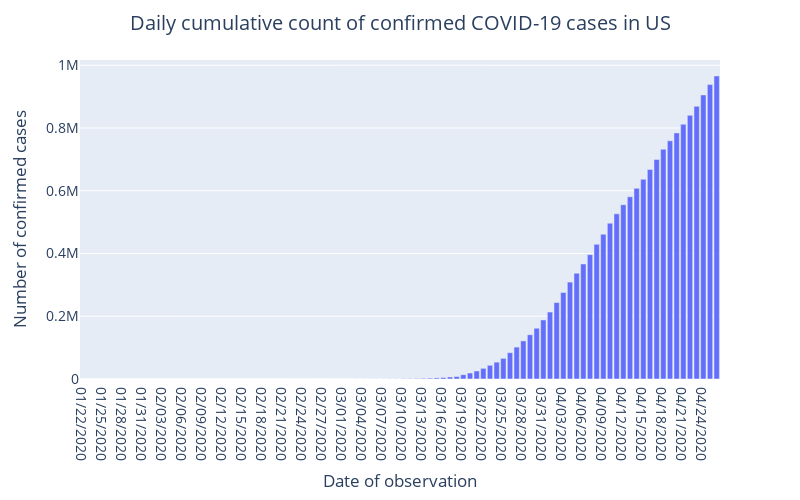
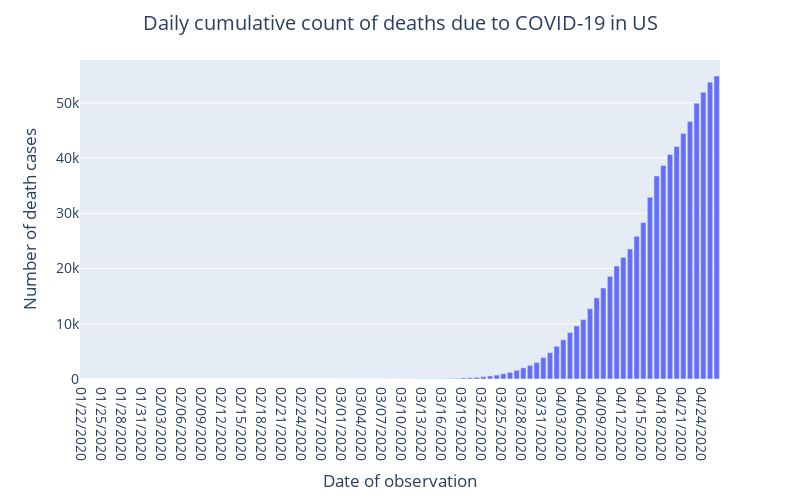
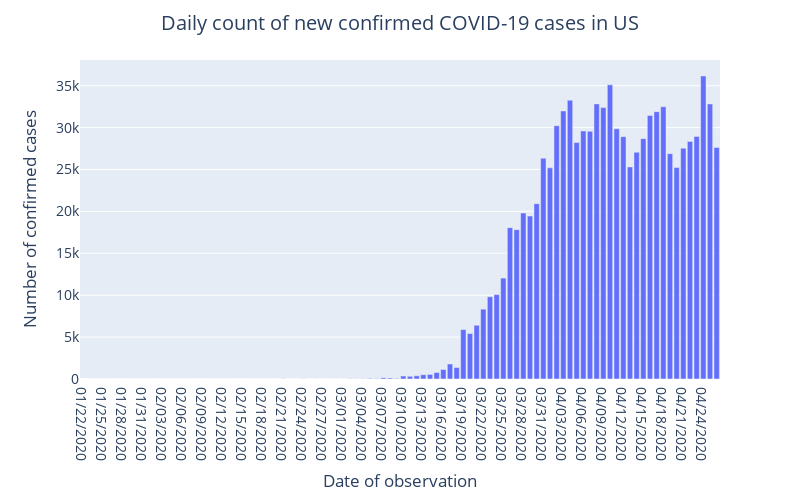

The notebook cell saved with these charts, in order:
### Code cell
# Read the data
#us_data_path = "C:/Users/cmreddy koduru/Downloads/covid19-in-usa"
us_df = pd.read_csv("C:/Users/cmreddy koduru/Downloads/covid19-in-usa/us_covid19_daily.csv")
us_states_df = pd.read_csv("C:/Users/cmreddy koduru/Downloads/covid19-in-usa/us_states_covid19_daily.csv")
us_df["date"] = pd.to_datetime(us_df["date"], format="%Y%m%d")
us_states_df = us_states_df.reindex(index=us_states_df.index[::-1])
us_states_df["date"] = pd.to_datetime(us_states_df["date"], format="%Y%m%d").dt.date.astype(str)
#us_states_df.head()

# US state code to name mapping
state_map_dict = {'AL': 'Alabama',
 'AK': 'Alaska',
 'AS': 'American Samoa',
 'AZ': 'Arizona',
 'AR': 'Arkansas',
 'CA': 'California',
 'CO': 'Colorado',
 'CT': 'Connecticut',
 'DE': 'Delaware',
 'DC': 'District of Columbia',
 'D.C.': 'District of Columbia',
 'FM': 'Federated States of Micronesia',
 'FL': 'Florida',
 'GA': 'Georgia',
 'GU': 'Guam',
 'HI': 'Hawaii',
 'ID': 'Idaho',
 'IL': 'Illinois',
 'IN': 'Indiana',
 'IA': 'Iowa',
 'KS': 'Kansas',
 'KY': 'Kentucky',
 'LA': 'Louisiana',
 'ME': 'Maine',
 'MH': 'Marshall Islands',
 'MD': 'Maryland',
 'MA': 'Massachusetts',
 'MI': 'Michigan',
 'MN': 'Minnesota',
 'MS': 'Mississippi',
 'MO': 'Missouri',
 'MT': 'Montana',
 'NE': 'Nebraska',
 'NV': 'Nevada',
 'NH': 'New Hampshire',
 'NJ': 'New Jersey',
 'NM': 'New Mexico',
 'NY': 'New York',
 'NC': 'North Carolina',
 'ND': 'North Dakota',
 'MP': 'Northern Mariana Islands',
 'OH': 'Ohio',
 'OK': 'Oklahoma',
 'OR': 'Oregon',
 'PW': 'Palau',
 'PA': 'Pennsylvania',
 'PR': 'Puerto Rico',
 'RI': 'Rhode Island',
 'SC': 'South Carolina',
 'SD': 'South Dakota',
 'TN': 'Tennessee',
 'TX': 'Texas',
 'UT': 'Utah',
 'VT': 'Vermont',
 'VI': 'Virgin Islands',
 'VA': 'Virginia',
 'WA': 'Washington',
 'WV': 'West Virginia',
 'WI': 'Wisconsin',
 'WY': 'Wyoming'}

state_code_dict = {v:k for k, v in state_map_dict.items()}
state_code_dict["Chicago"] = 'Illinois'

def correct_state_names(x):
    try:
        return state_map_dict[x.split(",")[-1].strip()]
    except:
        return x.strip()
    
def get_state_codes(x):
    try:
        return state_code_dict[x]
    except:
        return "Others"

covid_19_df = pd.read_csv("C:/Users/cmreddy koduru/Downloads/covid19-in-usa/covid_19_data.csv")
us_covid_df = covid_19_df[covid_19_df["Country/Region"]=="US"]
us_covid_df["Province/State"] = us_covid_df["Province/State"].apply(correct_state_names)
us_covid_df["StateCode"] = us_covid_df["Province/State"].apply(lambda x: get_state_codes(x))

cumulative_df = us_covid_df.groupby("ObservationDate")["Confirmed", "Deaths", "Recovered"].sum().reset_index()

### Plot for number of cumulative covid cases over time
fig = px.bar(cumulative_df, x="ObservationDate", y="Confirmed")
layout = go.Layout(
    title=go.layout.Title(
        text="Daily cumulative count of confirmed COVID-19 cases in US",
        x=0.5
    ),
    font=dict(size=14),
    width=800,
    height=500,
    xaxis_title = "Date of observation",
    yaxis_title = "Number of confirmed cases"
)

fig.update_layout(layout)
fig.show()

### Plot for number of cumulative covid cases over time
fig = px.bar(cumulative_df, x="ObservationDate", y="Deaths")
layout = go.Layout(
    title=go.layout.Title(
        text="Daily cumulative count of deaths due to COVID-19 in US",
        x=0.5
    ),
    font=dict(size=14),
    width=800,
    height=500,
    xaxis_title = "Date of observation",
    yaxis_title = "Number of death cases"
)

fig.update_layout(layout)
fig.show()

### Plot for number of cumulative covid cases over time
cumulative_df["ConfirmedNew"] = cumulative_df["Confirmed"].diff() 
fig = px.bar(cumulative_df, x="ObservationDate", y="ConfirmedNew")
layout = go.Layout(
    title=go.layout.Title(
        text="Daily count of new confirmed COVID-19 cases in US",
        x=0.5
    ),
    font=dict(size=14),
    width=800,
    height=500,
    xaxis_title = "Date of observation",
    yaxis_title = "Number of confirmed cases"
)

fig.update_layout(layout)
fig.show()

### Figure 1 — Plotly figure (JSON) as saved in the notebook; plotly's stock layout.template omitted (floating-point values rounded to 4 significant figures)
{"data": [{"alignmentgroup": "True", "hovertemplate": "ObservationDate=%{x}<br>Confirmed=%{y}<extra></extra>", "legendgroup": "", "marker": {"color": "#636efa"}, "name": "", "offsetgroup": "", "orientation": "v", "showlegend": false, "textposition": "auto", "type": "bar", "x": ["01/22/2020", "01/23/2020", "01/24/2020", "01/25/2020", "01/26/2020", "01/27/2020", "01/28/2020", "01/29/2020", "01/30/2020", "01/31/2020", "02/01/2020", "02/02/2020", "02/03/2020", "02/04/2020", "02/05/2020", "02/06/2020", "02/07/2020", "02/08/2020", "02/09/2020", "02/10/2020", "02/11/2020", "02/12/2020", "02/13/2020", "02/14/2020", "02/15/2020", "02/16/2020", "02/17/2020", "02/18/2020", "02/19/2020", "02/20/2020", "02/21/2020", "02/22/2020", "02/23/2020", "02/24/2020", "02/25/2020", "02/26/2020", "02/27/2020", "02/28/2020", "02/29/2020", "03/01/2020", "03/02/2020", "03/03/2020", "03/04/2020", "03/05/2020", "03/06/2020", "03/07/2020", "03/08/2020", "03/09/2020", "03/10/2020", "03/11/2020", "03/12/2020", "03/13/2020", "03/14/2020", "03/15/2020", "03/16/2020", "03/17/2020", "03/18/2020", "03/19/2020", "03/20/2020", "03/21/2020", "03/22/2020", "03/23/2020", "03/24/2020", "03/25/2020", "03/26/2020", "03/27/2020", "03/28/2020", "03/29/2020", "03/30/2020", "03/31/2020", "04/01/2020", "04/02/2020", "04/03/2020", "04/04/2020", "04/05/2020", "04/06/2020", "04/07/2020", "04/08/2020", "04/09/2020", "04/10/2020", "04/11/2020", "04/12/2020", "04/13/2020", "04/14/2020", "04/15/2020", "04/16/2020", "04/17/2020", "04/18/2020", "04/19/2020", "04/20/2020", "04/21/2020", "04/22/2020", "04/23/2020", "04/24/2020", "04/25/2020", "04/26/2020"], "xaxis": "x", "y": [1, 1, 2, 2, 5, 5, 5, 5, 5, 6, 8, 8, 11, 11, 12, 12, 12, 12, 12, 12, 13, 13, 15, 15, 15, 15, 15, 15, 15, 15, 35, 35, 35, 53, 53, 59, 60, 62, 70, 76, 101, 122, 153, 221, 278, 417, 537, 605, 959, 1281, 1663, 2179, 2726, 3499, 4632, 6421, 7786, 13680, 19101, 25514, 33848, 43663, 53736, 65778, 83836, 101657, 121465, 140909, 161831, 188172, 213372, 243599, 275586, 308853, 337072, 366667, 396223, 429052, 461437, 496535, 526396, 555313, 580619, 607670, 636350, 667801, 699706, 732197, 759086, 784326, 811865, 840220, 869170, 905333, 938154, 965783], "yaxis": "y"}], "layout": {"barmode": "relative", "font": {"size": 14}, "height": 500, "legend": {"tracegroupgap": 0}, "margin": {"t": 60}, "title": {"text": "Daily cumulative count of confirmed COVID-19 cases in US", "x": 0.5}, "width": 800, "xaxis": {"anchor": "y", "domain": [0, 1], "title": {"text": "Date of observation"}}, "yaxis": {"anchor": "x", "domain": [0, 1], "title": {"text": "Number of confirmed cases"}}}}

### Figure 2 — Plotly figure (JSON) as saved in the notebook; plotly's stock layout.template omitted (floating-point values rounded to 4 significant figures)
{"data": [{"alignmentgroup": "True", "hovertemplate": "ObservationDate=%{x}<br>Deaths=%{y}<extra></extra>", "legendgroup": "", "marker": {"color": "#636efa"}, "name": "", "offsetgroup": "", "orientation": "v", "showlegend": false, "textposition": "auto", "type": "bar", "x": ["01/22/2020", "01/23/2020", "01/24/2020", "01/25/2020", "01/26/2020", "01/27/2020", "01/28/2020", "01/29/2020", "01/30/2020", "01/31/2020", "02/01/2020", "02/02/2020", "02/03/2020", "02/04/2020", "02/05/2020", "02/06/2020", "02/07/2020", "02/08/2020", "02/09/2020", "02/10/2020", "02/11/2020", "02/12/2020", "02/13/2020", "02/14/2020", "02/15/2020", "02/16/2020", "02/17/2020", "02/18/2020", "02/19/2020", "02/20/2020", "02/21/2020", "02/22/2020", "02/23/2020", "02/24/2020", "02/25/2020", "02/26/2020", "02/27/2020", "02/28/2020", "02/29/2020", "03/01/2020", "03/02/2020", "03/03/2020", "03/04/2020", "03/05/2020", "03/06/2020", "03/07/2020", "03/08/2020", "03/09/2020", "03/10/2020", "03/11/2020", "03/12/2020", "03/13/2020", "03/14/2020", "03/15/2020", "03/16/2020", "03/17/2020", "03/18/2020", "03/19/2020", "03/20/2020", "03/21/2020", "03/22/2020", "03/23/2020", "03/24/2020", "03/25/2020", "03/26/2020", "03/27/2020", "03/28/2020", "03/29/2020", "03/30/2020", "03/31/2020", "04/01/2020", "04/02/2020", "04/03/2020", "04/04/2020", "04/05/2020", "04/06/2020", "04/07/2020", "04/08/2020", "04/09/2020", "04/10/2020", "04/11/2020", "04/12/2020", "04/13/2020", "04/14/2020", "04/15/2020", "04/16/2020", "04/17/2020", "04/18/2020", "04/19/2020", "04/20/2020", "04/21/2020", "04/22/2020", "04/23/2020", "04/24/2020", "04/25/2020", "04/26/2020"], "xaxis": "x", "y": [0, 0, 0, 0, 0, 0, 0, 0, 0, 0, 0, 0, 0, 0, 0, 0, 0, 0, 0, 0, 0, 0, 0, 0, 0, 0, 0, 0, 0, 0, 0, 0, 0, 0, 0, 0, 0, 0, 1, 1, 6, 7, 11, 12, 14, 17, 21, 22, 28, 36, 40, 47, 54, 63, 85, 108, 118, 200, 244, 307, 427, 552, 706, 942, 1209, 1581, 2026, 2467, 2978, 3873, 4757, 5926, 7087, 8407, 9619, 10783, 12722, 14695, 16478, 18586, 20462, 22019, 23528, 25831, 28325, 32916, 36773, 38664, 40661, 42094, 44444, 46622, 49954, 51949, 53755, 54881], "yaxis": "y"}], "layout": {"barmode": "relative", "font": {"size": 14}, "height": 500, "legend": {"tracegroupgap": 0}, "margin": {"t": 60}, "title": {"text": "Daily cumulative count of deaths due to COVID-19 in US", "x": 0.5}, "width": 800, "xaxis": {"anchor": "y", "domain": [0, 1], "title": {"text": "Date of observation"}}, "yaxis": {"anchor": "x", "domain": [0, 1], "title": {"text": "Number of death cases"}}}}

### Figure 3 — Plotly figure (JSON) as saved in the notebook; plotly's stock layout.template omitted (floating-point values rounded to 4 significant figures)
{"data": [{"alignmentgroup": "True", "hovertemplate": "ObservationDate=%{x}<br>ConfirmedNew=%{y}<extra></extra>", "legendgroup": "", "marker": {"color": "#636efa"}, "name": "", "offsetgroup": "", "orientation": "v", "showlegend": false, "textposition": "auto", "type": "bar", "x": ["01/22/2020", "01/23/2020", "01/24/2020", "01/25/2020", "01/26/2020", "01/27/2020", "01/28/2020", "01/29/2020", "01/30/2020", "01/31/2020", "02/01/2020", "02/02/2020", "02/03/2020", "02/04/2020", "02/05/2020", "02/06/2020", "02/07/2020", "02/08/2020", "02/09/2020", "02/10/2020", "02/11/2020", "02/12/2020", "02/13/2020", "02/14/2020", "02/15/2020", "02/16/2020", "02/17/2020", "02/18/2020", "02/19/2020", "02/20/2020", "02/21/2020", "02/22/2020", "02/23/2020", "02/24/2020", "02/25/2020", "02/26/2020", "02/27/2020", "02/28/2020", "02/29/2020", "03/01/2020", "03/02/2020", "03/03/2020", "03/04/2020", "03/05/2020", "03/06/2020", "03/07/2020", "03/08/2020", "03/09/2020", "03/10/2020", "03/11/2020", "03/12/2020", "03/13/2020", "03/14/2020", "03/15/2020", "03/16/2020", "03/17/2020", "03/18/2020", "03/19/2020", "03/20/2020", "03/21/2020", "03/22/2020", "03/23/2020", "03/24/2020", "03/25/2020", "03/26/2020", "03/27/2020", "03/28/2020", "03/29/2020", "03/30/2020", "03/31/2020", "04/01/2020", "04/02/2020", "04/03/2020", "04/04/2020", "04/05/2020", "04/06/2020", "04/07/2020", "04/08/2020", "04/09/2020", "04/10/2020", "04/11/2020", "04/12/2020", "04/13/2020", "04/14/2020", "04/15/2020", "04/16/2020", "04/17/2020", "04/18/2020", "04/19/2020", "04/20/2020", "04/21/2020", "04/22/2020", "04/23/2020", "04/24/2020", "04/25/2020", "04/26/2020"], "xaxis": "x", "y": [null, 0, 1, 0, 3, 0, 0, 0, 0, 1, 2, 0, 3, 0, 1, 0, 0, 0, 0, 0, 1, 0, 2, 0, 0, 0, 0, 0, 0, 0, 20, 0, 0, 18, 0, 6, 1, 2, 8, 6, 25, 21, 31, 68, 57, 139, 120, 68, 354, 322, 382, 516, 547, 773, 1133, 1789, 1365, 5894, 5421, 6413, 8334, 9815, 10073, 12042, 18058, 17821, 19808, 19444, 20922, 26341, 25200, 30227, 31987, 33267, 28219, 29595, 29556, 32829, 32385, 35098, 29861, 28917, 25306, 27051, 28680, 31451, 31905, 32491, 26889, 25240, 27539, 28355, 28950, 36163, 32821, 27629], "yaxis": "y"}], "layout": {"barmode": "relative", "font": {"size": 14}, "height": 500, "legend": {"tracegroupgap": 0}, "margin": {"t": 60}, "title": {"text": "Daily count of new confirmed COVID-19 cases in US", "x": 0.5}, "width": 800, "xaxis": {"anchor": "y", "domain": [0, 1], "title": {"text": "Date of observation"}}, "yaxis": {"anchor": "x", "domain": [0, 1], "title": {"text": "Number of confirmed cases"}}}}
